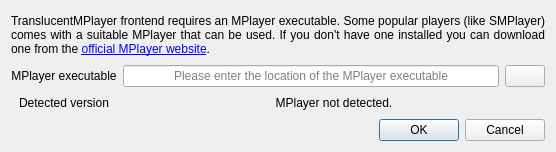
<?xml version="1.0" encoding="UTF-8"?>
<ui version="4.0">
 <class>ConfigurationDialog</class>
 <widget class="QDialog" name="ConfigurationDialog">
  <property name="geometry">
   <rect>
    <x>0</x>
    <y>0</y>
    <width>556</width>
    <height>152</height>
   </rect>
  </property>
  <property name="minimumSize">
   <size>
    <width>556</width>
    <height>152</height>
   </size>
  </property>
  <property name="maximumSize">
   <size>
    <width>556</width>
    <height>152</height>
   </size>
  </property>
  <property name="windowTitle">
   <string>TranslucentMPlayer Configuration</string>
  </property>
  <property name="windowIcon">
   <iconset resource="rsc/resources.qrc">
    <normaloff>:/TranslucentMPlayer/config.svg</normaloff>:/TranslucentMPlayer/config.svg</iconset>
  </property>
  <layout class="QVBoxLayout" name="verticalLayout">
   <item>
    <widget class="QLabel" name="label_3">
     <property name="text">
      <string>&lt;html&gt;&lt;head/&gt;&lt;body&gt;&lt;p&gt;TranslucentMPlayer frontend requires an MPlayer executable. Some popular players (like SMPlayer) comes with a suitable MPlayer that can be used. If you don't have one installed you can download one from the &lt;a href=&quot;http://www.mplayerhq.hu&quot;&gt;&lt;span style=&quot; text-decoration: underline; color:#0000ff;&quot;&gt;official MPlayer website&lt;/span&gt;&lt;/a&gt;.&lt;/p&gt;&lt;/body&gt;&lt;/html&gt;</string>
     </property>
     <property name="alignment">
      <set>Qt::AlignJustify|Qt::AlignVCenter</set>
     </property>
     <property name="wordWrap">
      <bool>true</bool>
     </property>
     <property name="openExternalLinks">
      <bool>true</bool>
     </property>
    </widget>
   </item>
   <item>
    <layout class="QGridLayout" name="gridLayout">
     <item row="1" column="1">
      <widget class="QLabel" name="m_versionText">
       <property name="text">
        <string>MPlayer not detected.</string>
       </property>
       <property name="alignment">
        <set>Qt::AlignCenter</set>
       </property>
      </widget>
     </item>
     <item row="1" column="0">
      <widget class="QLabel" name="label_2">
       <property name="font">
        <font>
         <weight>50</weight>
         <bold>false</bold>
        </font>
       </property>
       <property name="toolTip">
        <string>Video volume</string>
       </property>
       <property name="statusTip">
        <string>Video volume</string>
       </property>
       <property name="text">
        <string>Detected version</string>
       </property>
       <property name="alignment">
        <set>Qt::AlignCenter</set>
       </property>
      </widget>
     </item>
     <item row="0" column="1">
      <layout class="QHBoxLayout" name="horizontalLayout">
       <item>
        <widget class="QLineEdit" name="m_playerPath">
         <property name="toolTip">
          <string>MPlayer executable</string>
         </property>
         <property name="statusTip">
          <string>MPlayer executable</string>
         </property>
         <property name="frame">
          <bool>true</bool>
         </property>
         <property name="alignment">
          <set>Qt::AlignCenter</set>
         </property>
         <property name="readOnly">
          <bool>true</bool>
         </property>
         <property name="placeholderText">
          <string>Please enter the location of the MPlayer executable</string>
         </property>
        </widget>
       </item>
       <item>
        <widget class="QPushButton" name="m_pathButton">
         <property name="toolTip">
          <string>Find MPlayer executable</string>
         </property>
         <property name="statusTip">
          <string>Find MPlayer executable</string>
         </property>
         <property name="text">
          <string/>
         </property>
         <property name="icon">
          <iconset resource="rsc/resources.qrc">
           <normaloff>:/TranslucentMPlayer/folder.svg</normaloff>:/TranslucentMPlayer/folder.svg</iconset>
         </property>
        </widget>
       </item>
      </layout>
     </item>
     <item row="0" column="0">
      <widget class="QLabel" name="label">
       <property name="font">
        <font>
         <weight>50</weight>
         <bold>false</bold>
        </font>
       </property>
       <property name="toolTip">
        <string>MPlayer executable</string>
       </property>
       <property name="statusTip">
        <string>MPlayer executable</string>
       </property>
       <property name="text">
        <string>MPlayer executable</string>
       </property>
       <property name="alignment">
        <set>Qt::AlignCenter</set>
       </property>
      </widget>
     </item>
    </layout>
   </item>
   <item>
    <widget class="QDialogButtonBox" name="buttonBox">
     <property name="orientation">
      <enum>Qt::Horizontal</enum>
     </property>
     <property name="standardButtons">
      <set>QDialogButtonBox::Cancel|QDialogButtonBox::Ok</set>
     </property>
     <property name="centerButtons">
      <bool>false</bool>
     </property>
    </widget>
   </item>
  </layout>
 </widget>
 <resources>
  <include location="rsc/resources.qrc"/>
 </resources>
 <connections>
  <connection>
   <sender>buttonBox</sender>
   <signal>accepted()</signal>
   <receiver>ConfigurationDialog</receiver>
   <slot>accept()</slot>
   <hints>
    <hint type="sourcelabel">
     <x>248</x>
     <y>254</y>
    </hint>
    <hint type="destinationlabel">
     <x>157</x>
     <y>274</y>
    </hint>
   </hints>
  </connection>
  <connection>
   <sender>buttonBox</sender>
   <signal>rejected()</signal>
   <receiver>ConfigurationDialog</receiver>
   <slot>reject()</slot>
   <hints>
    <hint type="sourcelabel">
     <x>316</x>
     <y>260</y>
    </hint>
    <hint type="destinationlabel">
     <x>286</x>
     <y>274</y>
    </hint>
   </hints>
  </connection>
 </connections>
</ui>
